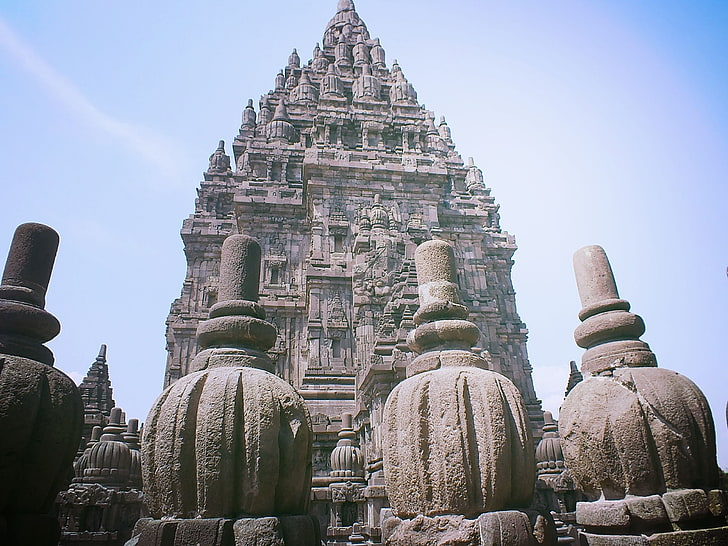
#> input picture Tugas 2/prambanan.jpg, 728 x 546 px
$ jupyter execute F.ipynb   (shell and % lines are left out)
#> lines starting #> are read from the running program, lines starting #| are printed output that depends on the picture
[cell 1]
import numpy as np
import matplotlib.pyplot as plt
import matplotlib.image as mpimg
from scipy import signal
import cv2
img = cv2.imread('prambanan.jpg')
#> img is the input picture: shape (546, 728, 3); mean B, G, R 165.8, 152, 147.2

Gambar original

[cell 2]
img2 = cv2.cvtColor(img, cv2.COLOR_BGR2RGB)
plt.imshow(img2)

[cell 3]
bilateral = cv2.bilateralFilter(img,9,75,75)
plt.figure()
plt.imshow(bilateral)

[cell 4]
img = cv2.cvtColor(img, cv2.COLOR_BGR2GRAY)
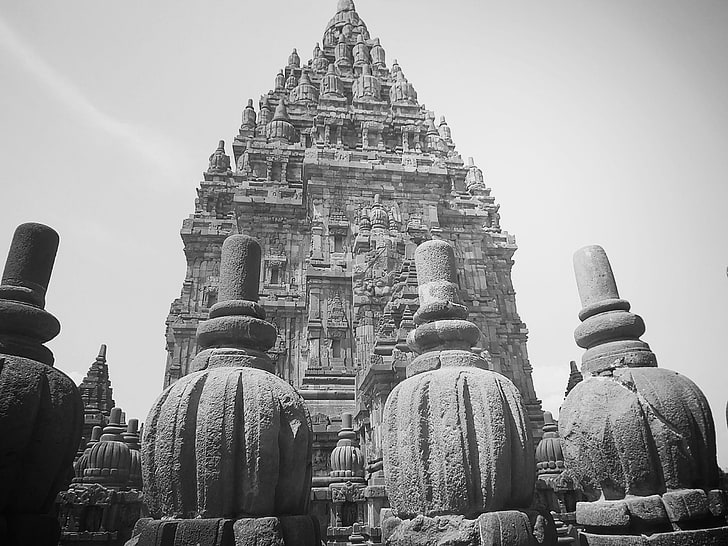
#> img: shape (546, 728); min 0, max 255, mean 152.2
plt.imshow(img, cmap = 'gray')

[cell 5]
gb = cv2.GaussianBlur(img, (3,3), 1,1)
plt.figure()
plt.imshow(gb)

[cell 6]
import PIL
from PIL import ImageEnhance

img = PIL.Image.open('prambanan.jpg')
converter = ImageEnhance.Sharpness(img)
img2 = converter.enhance(0.5)
#> img2: PIL image 728x546 RGB
img3 = converter.enhance(2)
plt.imshow(img2)
